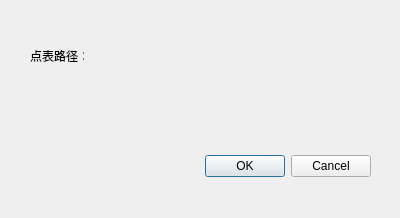
<?xml version="1.0" encoding="UTF-8"?>
<ui version="4.0">
 <class>IOlistinit</class>
 <widget class="QDialog" name="IOlistinit">
  <property name="geometry">
   <rect>
    <x>0</x>
    <y>0</y>
    <width>400</width>
    <height>218</height>
   </rect>
  </property>
  <property name="windowTitle">
   <string>点表设置</string>
  </property>
  <widget class="QDialogButtonBox" name="IOlistok">
   <property name="geometry">
    <rect>
     <x>30</x>
     <y>150</y>
     <width>341</width>
     <height>32</height>
    </rect>
   </property>
   <property name="orientation">
    <enum>Qt::Horizontal</enum>
   </property>
   <property name="standardButtons">
    <set>QDialogButtonBox::Cancel|QDialogButtonBox::Ok</set>
   </property>
  </widget>
  <widget class="QLabel" name="label">
   <property name="geometry">
    <rect>
     <x>30</x>
     <y>50</y>
     <width>54</width>
     <height>12</height>
    </rect>
   </property>
   <property name="text">
    <string>点表路径：</string>
   </property>
  </widget>
 </widget>
 <resources/>
 <connections>
  <connection>
   <sender>IOlistok</sender>
   <signal>accepted()</signal>
   <receiver>IOlistinit</receiver>
   <slot>accept()</slot>
   <hints>
    <hint type="sourcelabel">
     <x>248</x>
     <y>254</y>
    </hint>
    <hint type="destinationlabel">
     <x>157</x>
     <y>274</y>
    </hint>
   </hints>
  </connection>
  <connection>
   <sender>IOlistok</sender>
   <signal>rejected()</signal>
   <receiver>IOlistinit</receiver>
   <slot>reject()</slot>
   <hints>
    <hint type="sourcelabel">
     <x>316</x>
     <y>260</y>
    </hint>
    <hint type="destinationlabel">
     <x>286</x>
     <y>274</y>
    </hint>
   </hints>
  </connection>
 </connections>
</ui>
